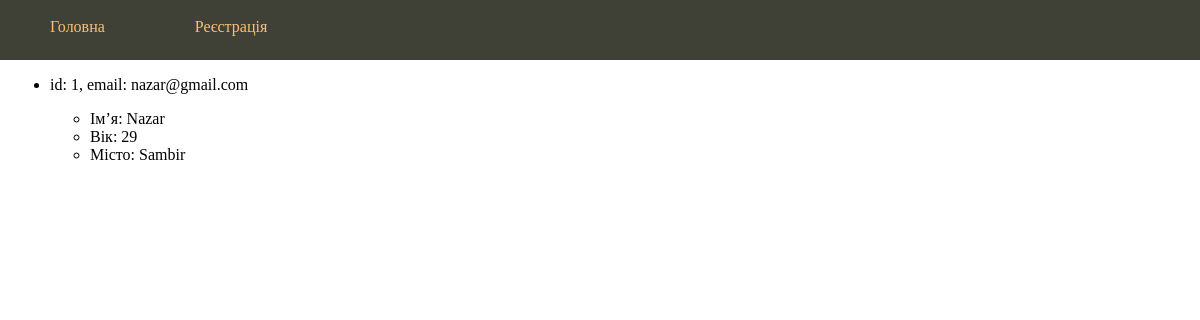
Before: / with the older database file.
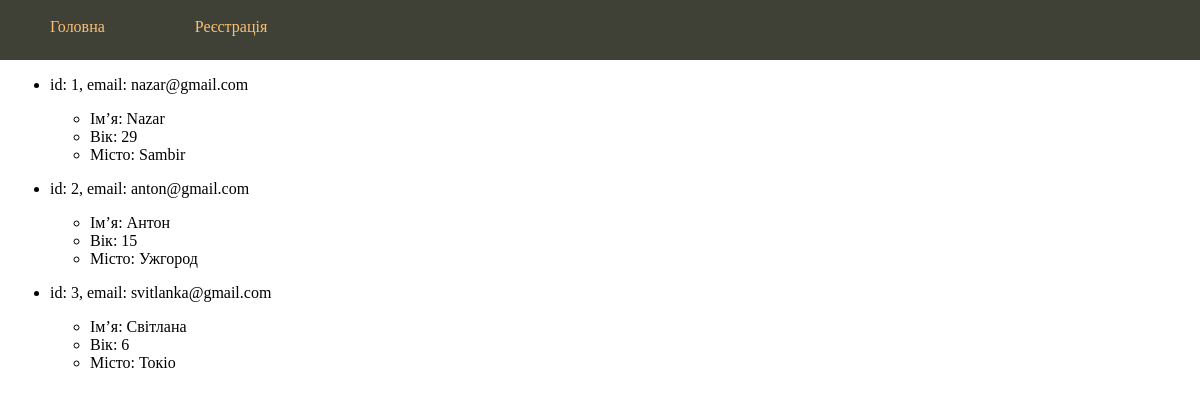
After: the same page with the newer database file.
### app.py (models this page shows, shortened)
class Users(db.Model): # ввів клас Users, який наслідується від класу Model. Клас Model є базовим і якраз він перетворює класс Users в модель таблиці для SQLAlchemy.
    id = db.Column(db.Integer, primary_key=True)
    email = db.Column(db.String(50), unique=True)
    psw = db.Column(db.String(500), nullable=False)
    date = db.Column(db.DateTime, default=datetime.utcnow)
    pr = db.relationship('Profiles', backref='users', uselist=False)  # pr - змінна через яку буде встановлюватися зв'язок з таблицею Profiles по зовнішньому ключу user_id. Параметр backref вказує таблицю, до якої приєднувати записи з таблиці profiles. Останнє значення uselist = False вказує, що одному запису з users повинна відповідати один запис з profiles.

class Profiles(db.Model):   # ввів клас Profiles, який теж наслідується від класу Model.
    id = db.Column(db.Integer, primary_key=True)
    name = db.Column(db.String(50), nullable=False)
    old = db.Column(db.Integer)
    city = db.Column(db.String(100))
    user_id = db.Column(db.Integer, db.ForeignKey('users.id'))

### app.py (the view)
@app.route("/")
def index():
    info = [] # даний список буде поміщати користувачів сайту
    try:
        info = Users.query.all()  # вибираємо всіх користувачів з таблиці
    except:
        print("Помилка читання з БД")
    return render_template("index.html", title="Головна", list=info)  # передаємо список в шаблон головної сторінки

### templates/index.html
{% extends 'layout.html' %}
{% block content %}
<ul>
{% for u in list %}
<li><p>id: {{u.id}}, email: {{u.email}}</p>
         <ul>
         <li>Ім’я: {{u.pr.name}}</li>
         <li>Вік: {{u.pr.old}}</li>
         <li>Місто: {{u.pr.city}}</li>
         </ul>
</li>
{% endfor %}
</ul>
{% endblock %}

### templates/layout.html (shortened to what this page needs)
<!DOCTYPE html>
<html>
<head>
<link type="text/css" href="{{ url_for('static', filename='css/styles.css')}}" rel="stylesheet" />
</head>
<body>
<ul class="mainmenu">
<li><a href="{{ url_for('index') }}">Головна</a></li>
<li><a href="{{ url_for('register') }}">Реєстрація</a></li>
</ul>
<div class="content">
{% block content %}
{% endblock %}
</div>
</body>
</html>

### static/css/styles.css (style rules this page uses)
html, body { front-family: 'Arial'; margin: 0; padding: 0; height: 100%; width: 100% }
a { color: #0059b2; text-decoration: none; }
ul.mainmenu { list-style: none; background: #3F4137; height: 60px; margin: 0; padding: 0; color: #fdc073; front-size: 20px; overflow: hidden; }
ul.mainmenu li { float: left; margin: 18px 40px 0 50px; }
ul.mainmenu li a { color: #fdc073; text-decoration: none; }
div.content { margin: 10px; }

Changed rows visible on the page:
added Users: id "2", email "anton@gmail.com", pr.name "Антон", pr.old "15", pr.city "Ужгород"
added Users: id "3", email "svitlanka@gmail.com", pr.name "Світлана", pr.old "6", pr.city "Токіо"
